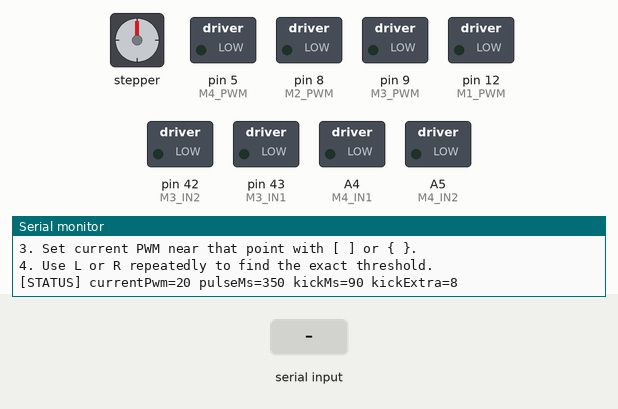
This sketch was run on a simulated Arduino Mega 2560, built with avr-gcc and run on an emulated ATmega2560. Parts: stepper motor, switched loads named in the sketch (green lamp = pin HIGH), the last lines printed to the serial monitor. Wiring (inferred from the names in the program): stepper motor (2048 steps per turn assumed): coils pin 37, pin 36, pin 35, pin 34. Dashed ring = blinking. The inputs (shaded band) are chosen by the test bench. Pins used as bus, display or sensor lines are not drawn.

Above: at 1.2 s.
1.3 s: "l\n" received over Serial
At 1.52 s:
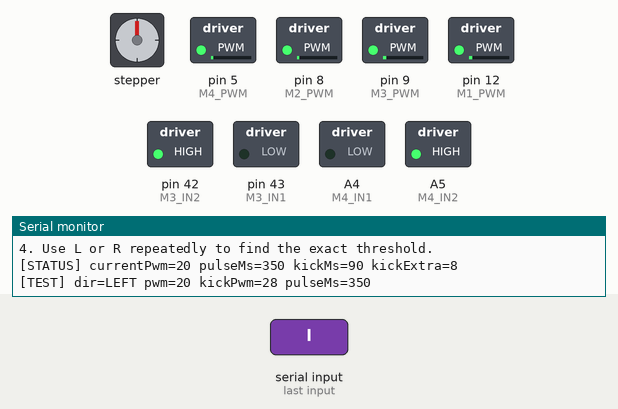
3.1 s: byte 100 ('d') received over Serial
At 3.32 s:
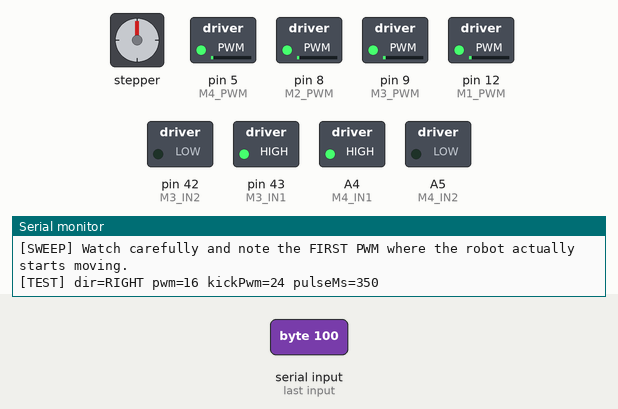
At 35.72 s:
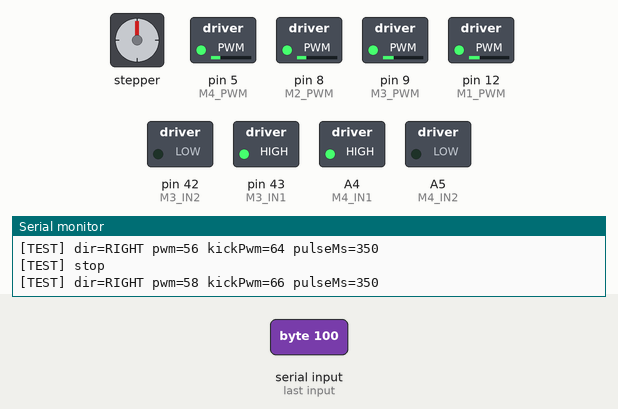
Timing chart, 0 to 38.7 s (numbered marks = the images above; inputs shaded):
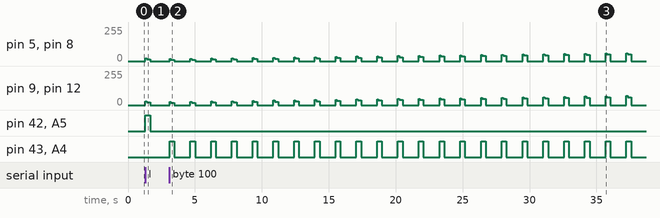

Measured:
- after the input at 1.3 s, pin 5 (M4_PWM), pin 8 (M2_PWM): 0/255 → 20/255 at once, → 12/255 0.09 s later, → 0/255 0.26 s later; pin 9 (M3_PWM), pin 12 (M1_PWM): 0/255 → 28/255 at once, → 20/255 0.09 s later, → 0/255 0.26 s later; pin 42 (M3_IN2), A5 (M4_IN2): LOW → HIGH at once, → LOW 0.35 s later

The sketch:

AMR_Parallel_Min_PWM_Test.ino
```cpp
#include <Arduino.h>

// ============================================================
// Parallel minimum PWM finder
// ============================================================
// Purpose:
// 1. Find the minimum sideways strafe PWM that actually moves the robot.
// 2. Test left and right strafe independently.
// 3. Support coarse auto sweep and fine manual stepping.
//
// Important:
// - This sketch cannot detect motion by itself.
// - You must watch the robot and note the first PWM that really moves it.
// - Left and right thresholds may be different.

// ============================================================
// Pin Definitions
// ============================================================
const unsigned long SERIAL_BAUD = 115200UL;

const uint8_t M1_PWM = 12;
const uint8_t M1_IN1 = 34;
const uint8_t M1_IN2 = 35;

const uint8_t M2_PWM = 8;
const uint8_t M2_IN1 = 37;
const uint8_t M2_IN2 = 36;

const uint8_t M3_PWM = 9;
const uint8_t M3_IN1 = 43;
const uint8_t M3_IN2 = 42;

const uint8_t M4_PWM = 5;
const uint8_t M4_IN1 = A4;
const uint8_t M4_IN2 = A5;

// ============================================================
// Tunables
// ============================================================
const int MOTOR_SIGN[4] = {-1, +1, -1, +1};
const int MOTOR_TRIM[4] = {0, -8, 0, -8};

const int PWM_MIN_LIMIT = 0;
const int PWM_MAX_LIMIT = 120;
const int PWM_START = 20;

const int COARSE_SWEEP_START = 16;
const int COARSE_SWEEP_END = 70;
const int COARSE_SWEEP_STEP = 2;

const unsigned long TEST_PULSE_MS = 350UL;
const unsigned long TEST_KICK_MS = 90UL;
const unsigned long TEST_SETTLE_MS = 1200UL;
const int TEST_KICK_EXTRA = 8;

// ============================================================
// Data Structures
// ============================================================
struct MotorPins
{
  uint8_t pwm;
  uint8_t in1;
  uint8_t in2;
};

// ============================================================
// Globals
// ============================================================
const MotorPins MOTORS[4] = {
  {M1_PWM, M1_IN1, M1_IN2},
  {M2_PWM, M2_IN1, M2_IN2},
  {M3_PWM, M3_IN1, M3_IN2},
  {M4_PWM, M4_IN1, M4_IN2}
};

int currentPwm = PWM_START;

// ============================================================
// Forward Declarations
// ============================================================
void setupMotorPins();
void writeMotorRaw(uint8_t pwmPin, uint8_t in1, uint8_t in2, int signedPwm);
void writeMotorByIndex(uint8_t index, int signedPwm);
void drive4(int pwmM1, int pwmM2, int pwmM3, int pwmM4);
void stopMotors();
void strafeLeft(int pwm);
void strafeRight(int pwm);
void runTimedStrafe(bool goRight, int pwm, unsigned long pulseMs);
void runSingleTest(bool goRight);
void runCoarseSweep(bool goRight);
void printStatus();
void printHelp();
void handleSerial();

// ============================================================
// Motor Layer
// ============================================================
void setupMotorPins()
{
  pinMode(M1_PWM, OUTPUT); pinMode(M1_IN1, OUTPUT); pinMode(M1_IN2, OUTPUT);
  pinMode(M2_PWM, OUTPUT); pinMode(M2_IN1, OUTPUT); pinMode(M2_IN2, OUTPUT);
  pinMode(M3_PWM, OUTPUT); pinMode(M3_IN1, OUTPUT); pinMode(M3_IN2, OUTPUT);
  pinMode(M4_PWM, OUTPUT); pinMode(M4_IN1, OUTPUT); pinMode(M4_IN2, OUTPUT);
}

void writeMotorRaw(uint8_t pwmPin, uint8_t in1, uint8_t in2, int signedPwm)
{
  signedPwm = constrain(signedPwm, -255, 255);

  if (signedPwm > 0)
  {
    digitalWrite(in1, HIGH);
    digitalWrite(in2, LOW);
    analogWrite(pwmPin, signedPwm);
  }
  else if (signedPwm < 0)
  {
    digitalWrite(in1, LOW);
    digitalWrite(in2, HIGH);
    analogWrite(pwmPin, -signedPwm);
  }
  else
  {
    digitalWrite(in1, LOW);
    digitalWrite(in2, LOW);
    analogWrite(pwmPin, 0);
  }
}

void writeMotorByIndex(uint8_t index, int signedPwm)
{
  if (signedPwm != 0)
  {
    int direction = (signedPwm > 0) ? 1 : -1;
    int magnitude = abs(signedPwm);
    magnitude = constrain(magnitude + MOTOR_TRIM[index], 0, 255);
    signedPwm = direction * magnitude;
  }

  signedPwm *= MOTOR_SIGN[index];
  writeMotorRaw(MOTORS[index].pwm, MOTORS[index].in1, MOTORS[index].in2, signedPwm);
}

void drive4(int pwmM1, int pwmM2, int pwmM3, int pwmM4)
{
  writeMotorByIndex(0, pwmM1);
  writeMotorByIndex(1, pwmM2);
  writeMotorByIndex(2, pwmM3);
  writeMotorByIndex(3, pwmM4);
}

void stopMotors()
{
  drive4(0, 0, 0, 0);
}

void strafeLeft(int pwm)
{
  drive4(-pwm, pwm, pwm, -pwm);
}

void strafeRight(int pwm)
{
  drive4(pwm, -pwm, -pwm, pwm);
}

// ============================================================
// Test Helpers
// ============================================================
void runTimedStrafe(bool goRight, int pwm, unsigned long pulseMs)
{
  int basePwm = constrain(pwm, PWM_MIN_LIMIT, PWM_MAX_LIMIT);
  int kickPwm = constrain(basePwm + TEST_KICK_EXTRA, PWM_MIN_LIMIT, PWM_MAX_LIMIT);

  Serial.print(F("[TEST] dir="));
  Serial.print(goRight ? F("RIGHT") : F("LEFT"));
  Serial.print(F(" pwm="));
  Serial.print(basePwm);
  Serial.print(F(" kickPwm="));
  Serial.print(kickPwm);
  Serial.print(F(" pulseMs="));
  Serial.println(pulseMs);

  unsigned long kickMs = (pulseMs < TEST_KICK_MS) ? pulseMs : TEST_KICK_MS;
  unsigned long holdMs = (pulseMs > kickMs) ? (pulseMs - kickMs) : 0UL;

  if (goRight)
  {
    strafeRight(kickPwm);
    delay(kickMs);
    if (holdMs > 0UL)
    {
      strafeRight(basePwm);
      delay(holdMs);
    }
  }
  else
  {
    strafeLeft(kickPwm);
    delay(kickMs);
    if (holdMs > 0UL)
    {
      strafeLeft(basePwm);
      delay(holdMs);
    }
  }

  stopMotors();
  Serial.println(F("[TEST] stop"));
  delay(TEST_SETTLE_MS);
}

void runSingleTest(bool goRight)
{
  runTimedStrafe(goRight, currentPwm, TEST_PULSE_MS);
}

void runCoarseSweep(bool goRight)
{
  Serial.println();
  Serial.print(F("[SWEEP] direction="));
  Serial.println(goRight ? F("RIGHT") : F("LEFT"));
  Serial.println(F("[SWEEP] Watch carefully and note the FIRST PWM where the robot actually starts moving."));

  for (int pwm = COARSE_SWEEP_START; pwm <= COARSE_SWEEP_END; pwm += COARSE_SWEEP_STEP)
  {
    runTimedStrafe(goRight, pwm, TEST_PULSE_MS);
  }

  Serial.println(F("[SWEEP] done"));
  Serial.println(F("[SWEEP] Then set current PWM near the first moving point and fine-tune by 1."));
  Serial.println();
}

void printStatus()
{
  Serial.print(F("[STATUS] currentPwm="));
  Serial.print(currentPwm);
  Serial.print(F(" pulseMs="));
  Serial.print(TEST_PULSE_MS);
  Serial.print(F(" kickMs="));
  Serial.print(TEST_KICK_MS);
  Serial.print(F(" kickExtra="));
  Serial.println(TEST_KICK_EXTRA);
}

void printHelp()
{
  Serial.println();
  Serial.println(F("=== Parallel Min PWM Test ==="));
  Serial.println(F("P : print current settings"));
  Serial.println(F("[ / ] : decrease / increase current PWM by 1"));
  Serial.println(F("{ / } : decrease / increase current PWM by 5"));
  Serial.println(F("L : test one LEFT strafe pulse at current PWM"));
  Serial.println(F("R : test one RIGHT strafe pulse at current PWM"));
  Serial.println(F("A : coarse LEFT sweep"));
  Serial.println(F("D : coarse RIGHT sweep"));
  Serial.println(F("S : stop motors"));
  Serial.println(F("H or ? : help"));
  Serial.println();
  Serial.println(F("Recommended method:"));
  Serial.println(F("1. Run A or D for a coarse sweep."));
  Serial.println(F("2. Note the first PWM that visibly moves."));
  Serial.println(F("3. Set current PWM near that point with [ ] or { }."));
  Serial.println(F("4. Use L or R repeatedly to find the exact threshold."));
  Serial.println();
}

void handleSerial()
{
  while (Serial.available() > 0)
  {
    char c = (char)Serial.read();
    if (c == '\r' || c == '\n' || c == ' ') continue;

    switch (c)
    {
      case 'p':
      case 'P':
        printStatus();
        break;

      case '[':
        currentPwm = constrain(currentPwm - 1, PWM_MIN_LIMIT, PWM_MAX_LIMIT);
        printStatus();
        break;

      case ']':
        currentPwm = constrain(currentPwm + 1, PWM_MIN_LIMIT, PWM_MAX_LIMIT);
        printStatus();
        break;

      case '{':
        currentPwm = constrain(currentPwm - 5, PWM_MIN_LIMIT, PWM_MAX_LIMIT);
        printStatus();
        break;

      case '}':
        currentPwm = constrain(currentPwm + 5, PWM_MIN_LIMIT, PWM_MAX_LIMIT);
        printStatus();
        break;

      case 'l':
      case 'L':
        runSingleTest(false);
        break;

      case 'r':
      case 'R':
        runSingleTest(true);
        break;

      case 'a':
      case 'A':
        runCoarseSweep(false);
        break;

      case 'd':
      case 'D':
        runCoarseSweep(true);
        break;

      case 's':
      case 'S':
        stopMotors();
        Serial.println(F("[TEST] manual stop"));
        break;

      case 'h':
      case '?':
      case 'H':
        printHelp();
        break;

      default:
        Serial.print(F("Unknown command: "));
        Serial.println(c);
        Serial.println(F("Press H for help."));
        break;
    }
  }
}

// ============================================================
// Setup / Loop
// ============================================================
void setup()
{
  Serial.begin(SERIAL_BAUD);
  setupMotorPins();
  stopMotors();

  Serial.println(F("ELEC3848 parallel minimum PWM finder"));
  Serial.println(F("This test checks sideways strafe threshold only."));
  Serial.println(F("Watch the robot and record the first PWM that truly moves it."));
  printHelp();
  printStatus();
}

void loop()
{
  handleSerial();
}
```
